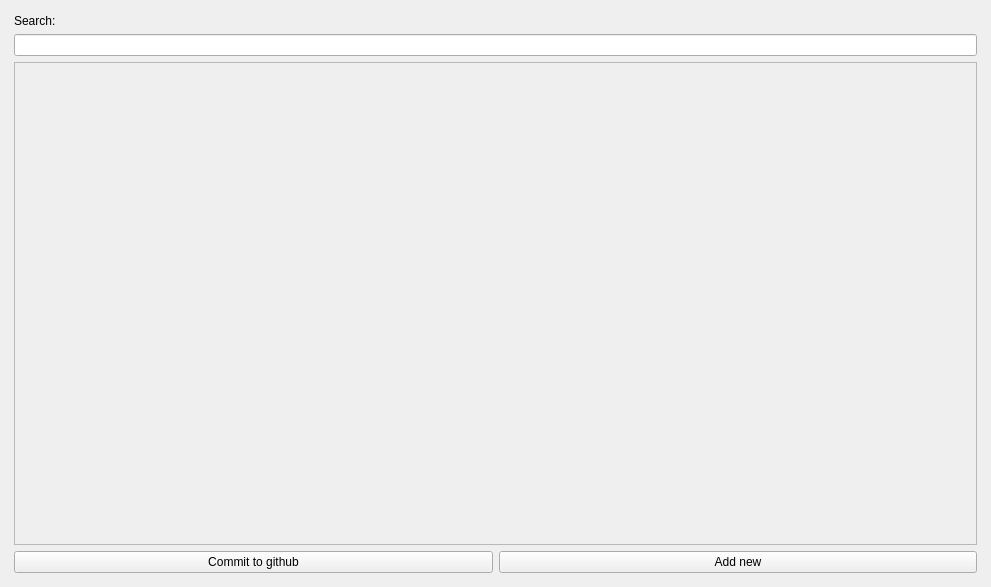
<?xml version="1.0" encoding="UTF-8"?>
<ui version="4.0">
 <class>MainWindow</class>
 <widget class="QMainWindow" name="MainWindow">
  <property name="geometry">
   <rect>
    <x>0</x>
    <y>0</y>
    <width>991</width>
    <height>587</height>
   </rect>
  </property>
  <property name="windowTitle">
   <string>MainWindow</string>
  </property>
  <widget class="QWidget" name="centralwidget">
   <property name="maximumSize">
    <size>
     <width>999999</width>
     <height>999999</height>
    </size>
   </property>
   <layout class="QHBoxLayout" name="horizontalLayout_2">
    <item>
     <layout class="QVBoxLayout" name="verticalLayout">
      <property name="leftMargin">
       <number>5</number>
      </property>
      <property name="topMargin">
       <number>5</number>
      </property>
      <property name="rightMargin">
       <number>5</number>
      </property>
      <property name="bottomMargin">
       <number>5</number>
      </property>
      <item>
       <widget class="QLabel" name="label">
        <property name="text">
         <string>Search:</string>
        </property>
       </widget>
      </item>
      <item>
       <widget class="QLineEdit" name="inputSearch"/>
      </item>
      <item>
       <widget class="QScrollArea" name="scrollArea">
        <property name="widgetResizable">
         <bool>true</bool>
        </property>
        <widget class="QWidget" name="scrollAreaWidgetContents">
         <property name="geometry">
          <rect>
           <x>0</x>
           <y>0</y>
           <width>661</width>
           <height>481</height>
          </rect>
         </property>
         <layout class="QVBoxLayout" name="verticalLayout_3">
          <item>
           <layout class="QVBoxLayout" name="layoutContent"/>
          </item>
         </layout>
        </widget>
       </widget>
      </item>
      <item>
       <layout class="QHBoxLayout" name="horizontalLayout">
        <item>
         <widget class="QPushButton" name="btnPushToGithub">
          <property name="text">
           <string>Commit to github</string>
          </property>
         </widget>
        </item>
        <item>
         <widget class="QPushButton" name="btnAdd">
          <property name="text">
           <string>Add new</string>
          </property>
         </widget>
        </item>
       </layout>
      </item>
     </layout>
    </item>
   </layout>
  </widget>
 </widget>
 <resources/>
 <connections/>
</ui>
